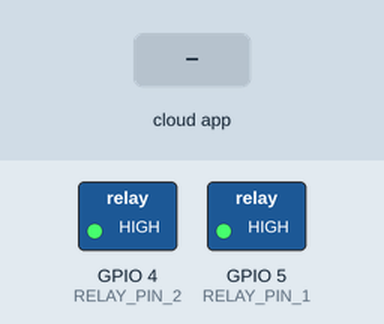
A sketch run on a simulated ESP8266 (NodeMCU). Parts: switched loads named in the sketch (green lamp = pin HIGH). The test bench sets the inputs (shaded band). WiFi joins after 1.5 s; servers stay silent unless stated; what the sketch prints to the serial monitor is not drawn.

Above: at 2.7 s.
2.8 s: the phone or cloud app sets Tv to 1
At 4.0 s:
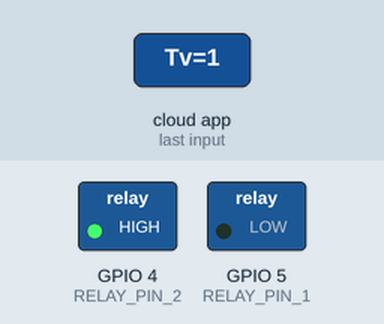
4.3 s: the phone or cloud app sets Tv to 0
At 5.3 s:
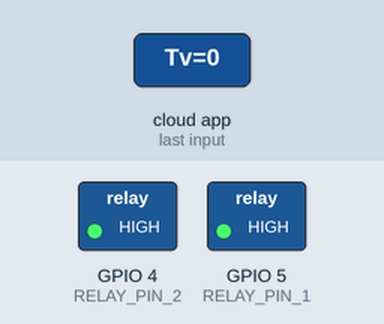
Timing chart, 0 to 7.3 s (numbered marks = the images above; inputs shaded):
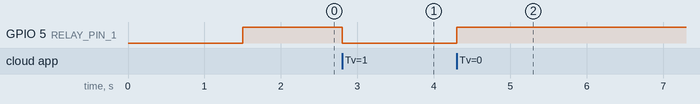

Measured:
- after the input at 2.8 s, GPIO 5 (RELAY_PIN_1): HIGH → LOW at once
- after the input at 4.3 s, GPIO 5 (RELAY_PIN_1): LOW → HIGH at once

The sketch:

esp8266_alexa.ino
```cpp
#include <Arduino.h>
#ifdef ESP32
#include <WiFi.h>
#define RELAY_PIN_1 12
#define RELAY_PIN_2 14
#else
#define RELAY_PIN_1 5
#define RELAY_PIN_2 4
#endif
#include "fauxmoESP.h"
#define SERIAL_BAUDRATE 115200

#define WIFI_SSID "florenca"
#define WIFI_PASS "beneecuca"

#define TOM "Tv"
#define LAMP "Lâmpada 1"

fauxmoESP fauxmo;

// Conexão WiFi
void wifiSetup(){

  //Define o como STA
  WiFi.mode(WIFI_STA);

  //Conecta
  Serial.printf("[WIFI] Conectado ao %s", WIFI_SSID);
  WiFi.begin(WIFI_SSID, WIFI_PASS);

  // Espera
  while (WiFi.status() != WL_CONNECTED){
    Serial.print(".");
    delay(100);
  }
  Serial.println();

  //Conectado
  Serial.printf("[WIFI] STATION Mode, SSID: %s, IP address: %s\n", WiFi.SSID().c_str(),WiFi.localIP().toString().c_str());
  }

void setup() {
  // Inicia a Serial
  Serial.begin(SERIAL_BAUDRATE);
  Serial.println();

  // Conexão WiFi
  wifiSetup();

  //Dispositivos a serem ligados
  pinMode(RELAY_PIN_1, OUTPUT);
  digitalWrite(RELAY_PIN_1, HIGH);

  pinMode(RELAY_PIN_2, OUTPUT);
  digitalWrite(RELAY_PIN_2,HIGH);

  // Por padrão, fauxmoESP cria seu próprio servidor web na porta definida
  // A porta TCP deve ser 80 para dispositivos gen3 (o padrão é 1901)
  // Isso deve ser feito antes da chamada enable()
  fauxmo.createServer(true); // Cria o servidor
  fauxmo.setPort(80); // Necessário para os dispositivos gen3

  // Você deve chamar enable(true) assim que tiver uma conexão WiFi
  // Você pode ativar ou desativar a biblioteca a qualquer momento
  // Desativá-lo impedirá que os dispositivos sejam descobertos e trocados
  fauxmo.enable(true);

  // Você pode usar diferentes maneiras de chamar a Alexa para modificar o estado dos dispositivos:
  // "Alexa, ligar Ventilador"

  // Adiciona os dispositivos
  fauxmo.addDevice(TOM);
  fauxmo.addDevice(LAMP);

  fauxmo.onSetState([](unsigned char device_id, const char * device_name, bool state, unsigned char value) {
    // Retorno de chamada quando um comando da Alexa é recebido.
    // Você pode usar device_id ou device_name para escolher o elemento no qual realizar uma ação (relé, LED, ...)
    // O state é um booleano (ON / OFF) e value um número de 0 a 255 (se você disser "definir a luz da cozinha para 50%", receberá 128 aqui).

    Serial.printf("[MAIN] Device #%d (%s) state: %s value: %d\n", device_id, device_name, state ? "ON" : "OFF", value);
    if ( (strcmp(device_name, TOM) == 0) ) {
      Serial.println("RELAY 1 switched by Alexa");
      //digitalWrite(RELAY_PIN_1, !digitalRead(RELAY_PIN_1));
      if (state) {
        digitalWrite(RELAY_PIN_1, LOW);
      } else {
        digitalWrite(RELAY_PIN_1, HIGH);
      }
    }
    if ( (strcmp(device_name, LAMP) == 0) ) {
      // Esse comando define a variavel da função para realizar alguma ação
      Serial.println("RELAY 2 switched by Alexa");
      if (state) {
        digitalWrite(RELAY_PIN_2, LOW);
      } else {
        digitalWrite(RELAY_PIN_2, HIGH);
      }
    }
  });


}

void loop() {
  // fauxmoESP usa um servidor TCP assíncrono, mas um servidor UDP sincronizado
  // Portanto, temos que pesquisar manualmente os pacotes UDP
  fauxmo.handle();

  static unsigned long last = millis();
  if (millis() - last > 5000) {
    last = millis();
    Serial.printf("[MAIN] Free heap: %d bytes\n", ESP.getFreeHeap());
  }

}
```
